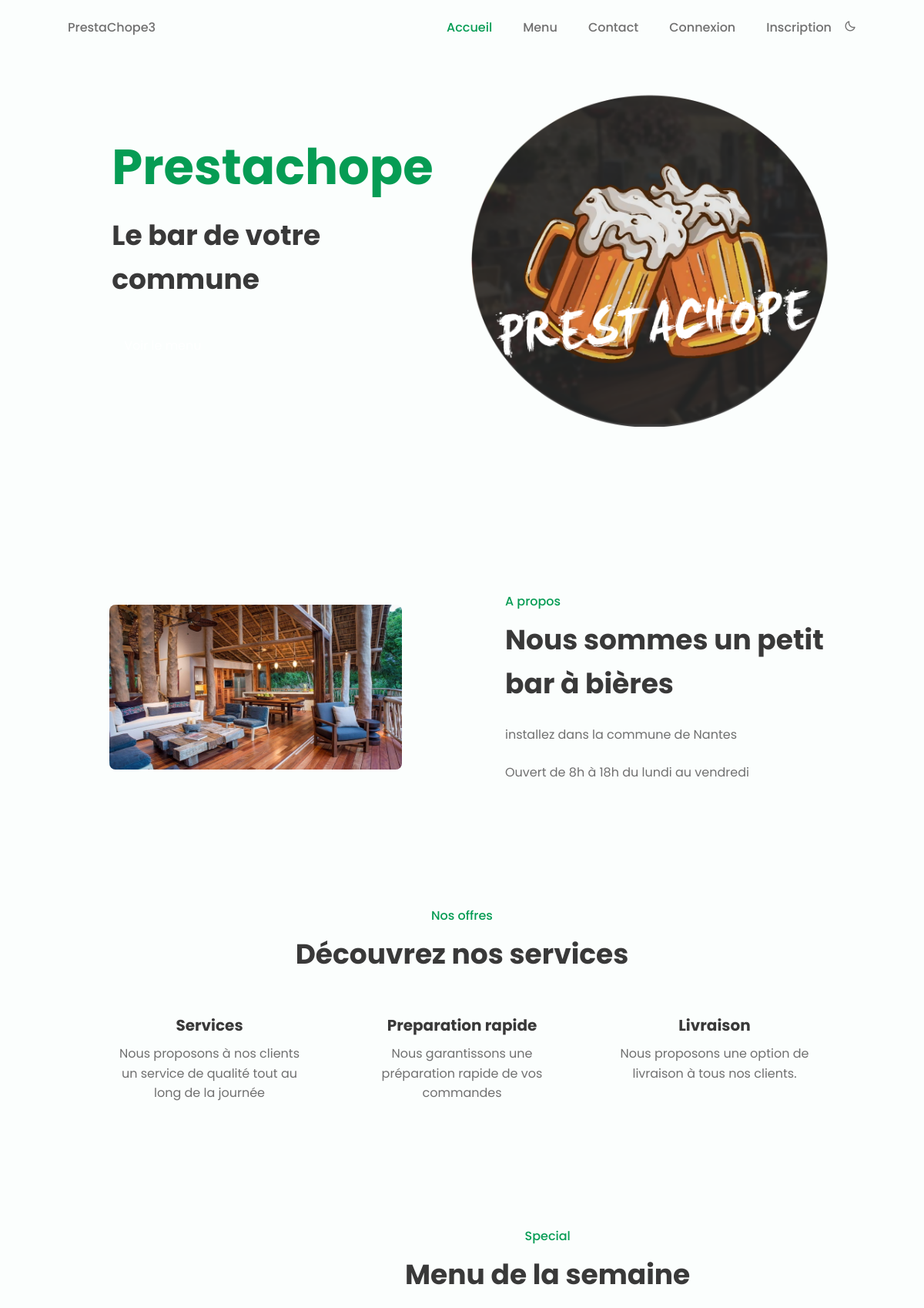
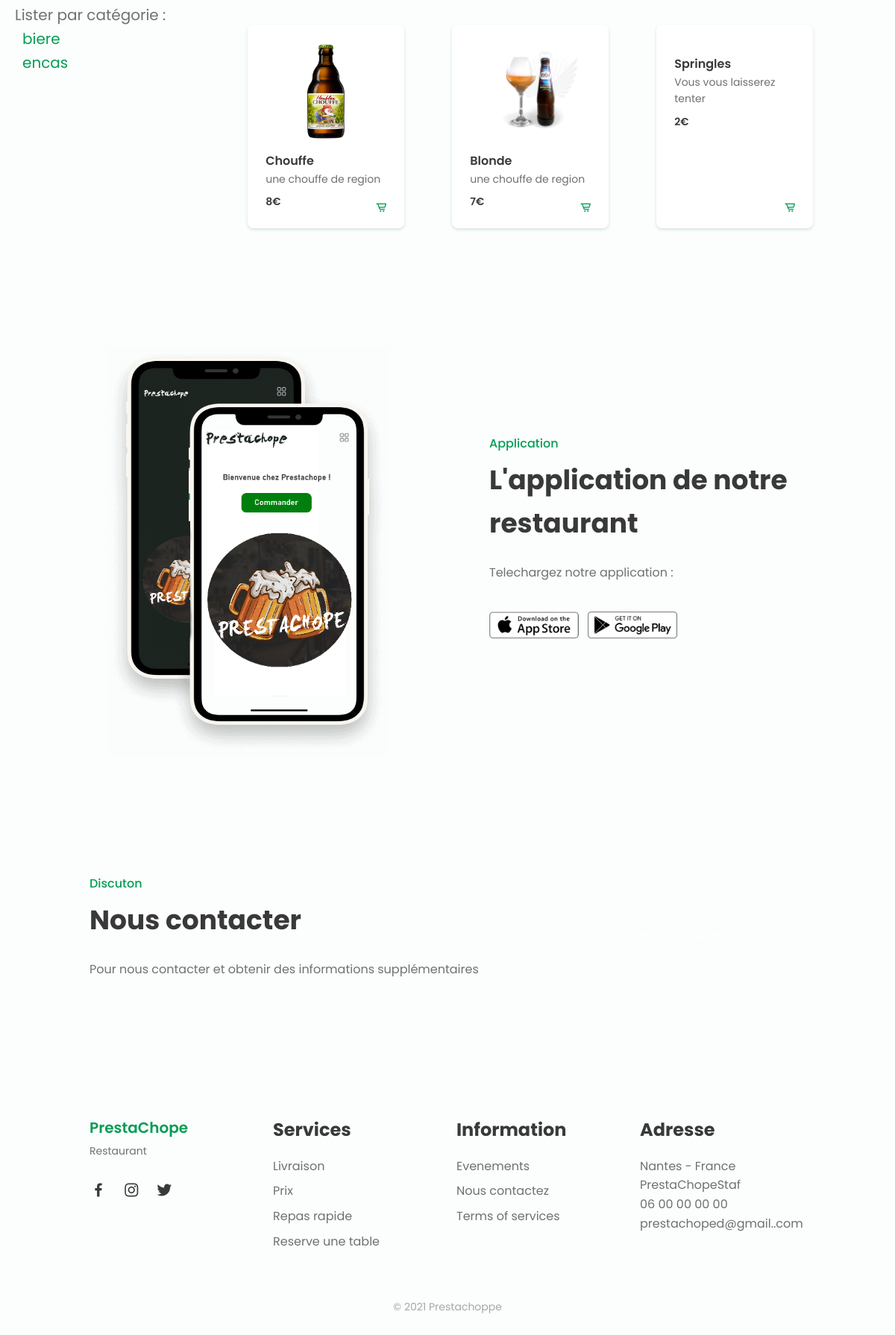
The page / on the database its author committed (2 pictures, top to bottom).
### tables this page shows
CREATE TABLE categorie(
                          idCategorie Int  Auto_increment  NOT NULL ,
                          nom         Varchar (20) NOT NULL
    ,CONSTRAINT categorie_PK PRIMARY KEY (idCategorie)
);

CREATE TABLE Produit(
                        idProduit   Int  Auto_increment  NOT NULL ,
                        nom         Text NOT NULL ,
                        photo       Text NOT NULL ,
                        prix        Float NOT NULL ,
                        quantite    Int NOT NULL ,
                        description Text NOT NULL ,
                        idCategorie Int NOT NULL
    ,CONSTRAINT Produit_PK PRIMARY KEY (idProduit)
);

### pages/accueil/ControllerAccueil.php (called while the page is built)
<?php
include_once "DAO/ProduitDAO.php";
include_once "DAO/CategorieDAO.php";
class ControllerAccueil
{
    public function includeview(){
        include_once "pages/accueil/accueil.php";
    }
    public static function produit(){
        $tabProduit = ProduitDAO::allProduit();
        return $tabProduit;
    }
}

### DAO/CategorieDAO.php (called while the page is built, shortened)
<?php
include_once 'DTO/CategorieDTO.php';
class CategorieDAO
{
    public static function getCategorie(){
        $bdd = DatabaseLinker::getConnexion();
        $reponse = $bdd->prepare("SELECT * FROM Categorie");
        $reponse->execute(array());
        $result = $reponse->fetchAll();
        $tabCategories = array();
        foreach ($result as $ligne){
            $tabCategories[]= new CategorieDTO($ligne['idCategorie'],$ligne['nom']);
        }
        return $tabCategories;
    }
}

### DTO/CategorieDTO.php (called while the page is built, shortened)
<?php
class CategorieDTO
{
    private $idCategorie;
    private $nom;
    public function __construct($idCategorie, $nom)
    {
        $this->idCategorie = $idCategorie;
        $this->nom = $nom;
    }
    public function getIdCategorie()
    {
        return $this->idCategorie;
    }
    public function getNom()
    {
        return $this->nom;
    }
}

### DAO/ProduitDAO.php (called while the page is built, shortened)
<?php
include_once 'DTO/ProduitDTO.php';
class ProduitDAO
{
    public static function allProduit()
    {
        $tab = array();
        $bdd = DatabaseLinker::getConnexion();
        $reponse = $bdd->prepare('SELECT * FROM produit');
        $reponse->execute(array());
        $result = $reponse->fetchAll();
        if (isset($result[0]['nom'])) {
            foreach ($result as $value) {
                $produits = new ProduitDTO($value['idProduit'], $value['nom'], $value['quantite'], $value['prix'], $value['photo'], $value['description']);
                $tab[] = $produits;
            }
            return $tab;
        }
        return null;
    }
}

### DTO/ProduitDTO.php (called while the page is built, shortened)
<?php
class ProduitDTO
{
    private $idProduit;
    private $prix;
    private $photo;
    private $description;
    private $nomProduit;
    private $quantité;
    public function __construct($idProduit, $nomProduit, $quantité,$prix,$photo,$description)
    {
        $this->idProduit = $idProduit;
        $this->nomProduit = $nomProduit;
        $this->quantité = $quantité;
        $this->prix =$prix;
        $this->photo = $photo;
        $this->description = $description;
    }
    public function getPrix()
    {
        return $this->prix;
    }
    public function getDescription()
    {
        return $this->description;
    }
    public function getPhoto()
    {
        return $this->photo;
    }
    public function getIdProduit()
    {
        return $this->idProduit;
    }
    public function getNomProduit()
    {
        return $this->nomProduit;
    }
    public function getQuantité()
    {
        return $this->quantité;
    }
}

### pages/accueil/accueil.php (the view)
<main class="l-main">
    <section class="home" id="home">
        <div class="home__container bd-container bd-grid">
            <div class="home__data">
                <h1 class="home__title">Prestachope</h1>
                <h2 class="home__subtitle">Le bar de votre <br> commune</h2>
                <a href="#menu" class="button">Voir le menu</a>
            </div>
            <img src="assets/img/logo_Prestachoppe.png" alt="" class="home__img">
        </div>
    </section>
    <section class="about section bd-container" id="about">
        <div class="about__container  bd-grid">
            <div class="about__data">
                <span class="section-subtitle about__initial">A propos</span>
                <h2 class="section-title about__initial">Nous sommes un petit <br> bar à bières</h2>
                <p class="about__description">installez dans la commune de Nantes</p>
                <p>Ouvert de 8h à 18h du lundi au vendredi</p>
            </div>
            <img src="assets/img/about.jpg" alt="" class="about__img">
        </div>
    </section>
    <section class="services section bd-container" id="services">
        <span class="section-subtitle">Nos offres</span>
        <h2 class="section-title">Découvrez nos services</h2>
        <div class="services__container  bd-grid">
            <div class="services__content">
                <h3 class="services__title">Services</h3>
                <p class="services__description">Nous proposons à nos clients un service de qualité tout au long de la journée</p>
            </div>
            <div class="services__content">
                <h3 class="services__title">Preparation rapide</h3>
                <p class="services__description">Nous garantissons une préparation rapide de vos commandes</p>
            </div>
            <div class="services__content">
                <h3 class="services__title">Livraison</h3>
                <p class="services__description">Nous proposons une option de livraison à tous nos clients.</p>
            </div>
        </div>
    </section>
    <div class="categorie">
        <div>
            <p>Lister par catégorie :</p>
                <?php
                    $categories = CategorieDAO::getCategorie();
                    foreach ($categories as $values){ ?>
                        <p><a href="index.php?page=accueil&id=<?php echo $values->getIdCategorie();?>"><?php echo $values->getNom(); ?></a></p>
                <?php } ?>
        </div>
        <section class="menu section bd-container" id="menu">
            <span class="section-subtitle">Special</span>
            <h2 class="section-title">Menu de la semaine</h2>
            <div class="menu__container bd-grid">
            <?php
            if(empty($_GET['id'])) {
                $produits = ControllerAccueil::produit();
            }else{
                $produits = ProduitDAO::produitCategorie($_GET['id']);
            }
            if($produits != null ){
                foreach ($produits as $value){
                    if($value->getQuantité() > 0){ ?>
                            <div class="menu__content">
                                <img src="<?php echo $value->getPhoto(); ?>" alt="" class="menu__img">
                                <h3 class="menu__name"><?php echo $value->getNomProduit(); ?> </h3>
                                <span class="menu__detail"><?php echo $value->getDescription();?></span>
                                <span class="menu__preci"> <?php echo $value->getPrix(); ?>€</span>
                                <a href="index.php?page=voirProduit&id=<?php echo $value->getIdProduit() ; ?>" class="button menu__button"><i class='bx bx-cart-alt'></i></a>
                            </div>
            <?php }}}else{ ?><h3>Il n'y a pas encore de produits ici pour le moment</h3>    <?php } ?>
            </div>
        </section>
    </div>
    <section class="app section bd-container">
        <div class="app__container bd-grid">
            <div class="app__data">
                <span class="section-subtitle app__initial">Application</span>
                <h2 class="section-title app__initial">L'application de notre restaurant</h2>
                <p class="app__description">Telechargez notre application :</p>
                <div class="app__stores">
                    <a href="#"><img src="assets/img/app1.png" alt="" class="app__store"></a>
                    <a href="#"><img src="assets/img/app2.png" alt="" class="app__store"></a>
                </div>
            </div>
            <img src="assets/img/movil-app.png" alt="" class="app__img">
        </div>
    </section>
    <section class="contact section bd-container" id="contact">
        <div class="contact__container bd-grid">
            <div class="contact__data">
                <span class="section-subtitle contact__initial">Discuton</span>
                <h2 class="section-title contact__initial">Nous contacter</h2>
                <p class="contact__description">Pour nous contacter et obtenir des informations supplémentaires</p>
            </div>
            <div class="contact__button">
                <a href="index.php?page=contact" class="button">Nous contacter</a>
            </div>
        </div>
    </section>
</main>

### index.php (shortened to what this page needs)
<!DOCTYPE html>
<html lang="en">
<head>
    <link href='https://cdn.jsdelivr.net/npm/boxicons@2.0.5/css/boxicons.min.css' rel='stylesheet'>
    <link rel="stylesheet" href="assets/css/styles.css">
</head>
<body>
<?php
    $page = "accueil";
    include_once("tools/SuperControleur.php");
?>
<header class="l-header" id="header">
    <nav class="nav bd-container">
        <a href="#" class="nav__logo">PrestaChope3</a>
        <div class="nav__menu" id="nav-menu">
            <ul class="nav__list">
                <li class="nav__item"><a href="index.php?page=accueil" class="nav__link active-link">Accueil</a></li>
                <?php
                if($page!= 'connexion' && $page != 'inscription') {
                    if($page == 'accueil'){
                ?>
                        <li class="nav__item"><a href="#menu" class="nav__link">Menu</a></li>
                        <li class="nav__item"><a href="index.php?page=contact" class="nav__link">Contact</a></li>
                <?php
                    }
                if(isset($_SESSION['idClient']) && $page != 'compte'){ ?>
                <?php }
                if(!isset($_SESSION['idClient']) && $page != 'inscription'){ ?>
                    <li class="nav__item"><a href="index.php?page=connexion" class="nav__link">Connexion</a></li>
                    <li class="nav__item"><a href="index.php?page=inscription" class="nav__link">Inscription</a></li>
                <?php }
                if(isset($_SESSION['idClient'])){ ?>
                <?php }
                if(!empty($_SESSION['isAdmin']) && $_SESSION['isAdmin'] == 1){ ?>
                    <li class="nav__item"><a href="index.php?page=admin" class="nav__link">espace Admin</a></li>
                <?php }} ?>
                <li><i class='bx bx-moon change-theme' id="theme-button"></i></li>
            </ul>
        </div>
    </nav>
</header>
<?php
    SuperControleur::callPage($page);
?>
<?php if($page != 'inscription'){ ?>
    <footer class="footer section bd-container">
        <div class="footer__container bd-grid">
            <div class="footer__content">
                <a href="#" class="footer__logo">PrestaChope</a>
                <span class="footer__description">Restaurant</span>
                <div>
                    <a href="#" class="footer__social"><i class='bx bxl-facebook'></i></a>
                    <a href="#" class="footer__social"><i class='bx bxl-instagram'></i></a>
                    <a href="#" class="footer__social"><i class='bx bxl-twitter'></i></a>
                </div>
            </div>
            <div class="footer__content">
                <h3 class="footer__title">Services</h3>
                <ul>
                    <li><a href="#" class="footer__link">Livraison</a></li>
                    <li><a href="#" class="footer__link">Prix</a></li>
                    <li><a href="#" class="footer__link">Repas rapide</a></li>
                    <li><a href="#" class="footer__link">Reserve une table</a></li>
                </ul>
            </div>
            <div class="footer__content">
                <h3 class="footer__title">Information</h3>
                <ul>
                    <li><a href="#" class="footer__link">Evenements</a></li>
                    <li><a href="#" class="footer__link">Nous contactez</a></li>
                    <li><a href="#" class="footer__link">Terms of services</a></li>
                </ul>
            </div>
            <div class="footer__content">
                <h3 class="footer__title">Adresse</h3>
                <ul>
                    <li>Nantes - France</li>
                    <li>PrestaChopeStaf</li>
                    <li>06 00 00 00 00</li>
                    <li>prestachoped@gmail..com</li>
                </ul>
            </div>
        </div>
        <p class="footer__copy">&#169; 2021 Prestachoppe</p>
</footer>
<?php } ?>
</body>
</html>

### tools/SuperControleur.php (shortened to what this page needs)
<?php
class SuperControleur
{
    public static function callPage($page)
    {
        switch ($page)
        {
            case"accueil" :
                include_once ("pages/accueil/ControllerAccueil.php");
                $instance2 = new ControllerAccueil();
                $instance2->includeview();
                break;
        }
    }
}

### rows shown on the page
categorie: nom "biere"
categorie: nom "encas"
produit: photo (picture), nom "Chouffe", description "une chouffe de region", prix "8"
produit: photo (picture), nom "Blonde", description "une chouffe de region", prix "7"
produit: nom "Springles", description "Vous vous laisserez tenter", prix "2"
